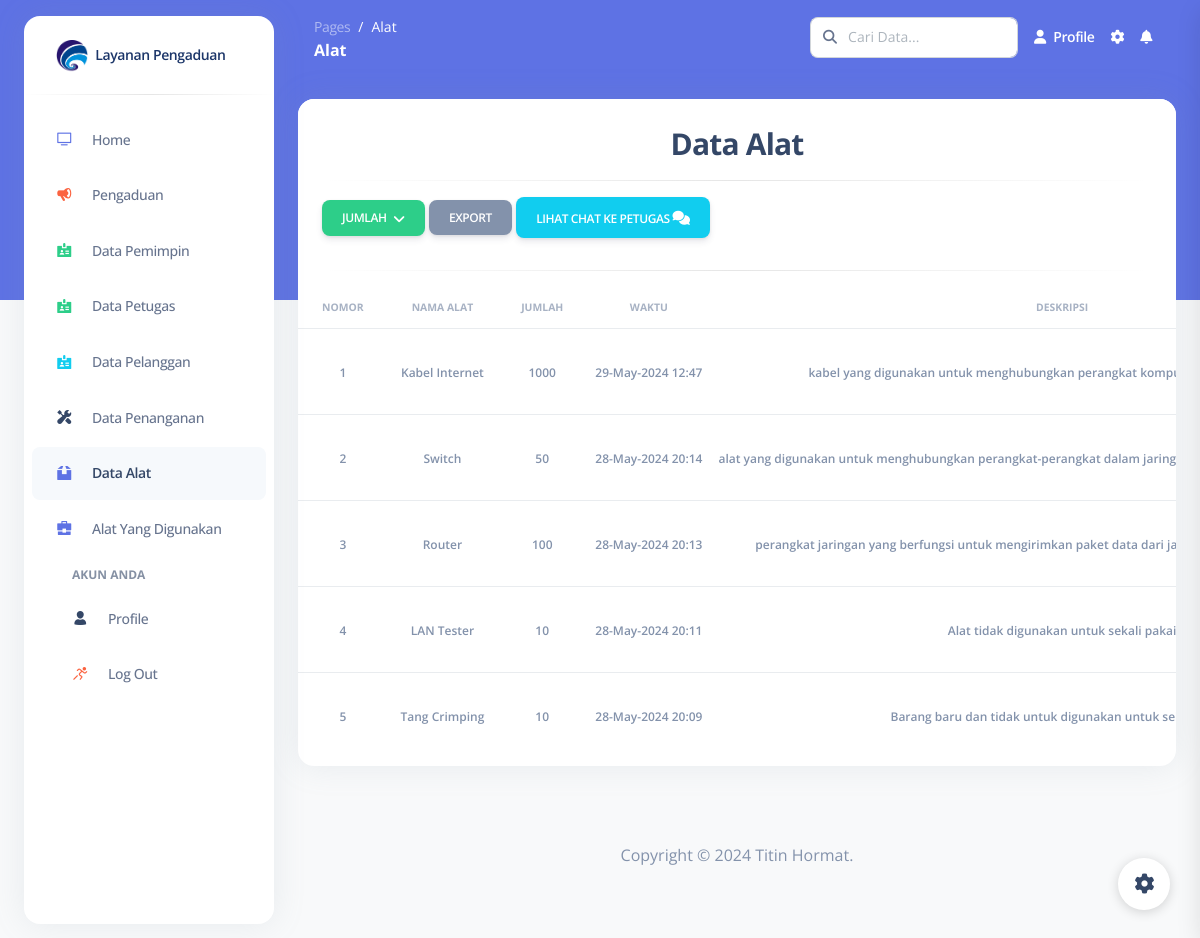
The page /pages/admin_data_alat.php (signed in) on the database its author committed.
### tables this page shows
CREATE TABLE `alat` (
  `id_alat` int(25) NOT NULL,
  `nama_alat` varchar(250) NOT NULL,
  `waktu` varchar(100) NOT NULL,
  `jumlah` varchar(100) NOT NULL,
  `deskripsi` text NOT NULL
);

### pages/admin_data_alat.php (the view, shortened to what this page needs)
<!DOCTYPE html>
<html lang="en">
<head>
    <link href="../assets/css/nucleo-icons.css" rel="stylesheet" />
    <link href="../assets/css/nucleo-svg.css" rel="stylesheet" />
    <link href="../assets/css/nucleo-svg.css" rel="stylesheet" />
    <link id="pagestyle" href="../assets/css/argon-dashboard.css?v=2.0.4" rel="stylesheet" />
</head>
<body class="g-sidenav-show   bg-gray-100">
    <aside class="sidenav bg-white navbar navbar-vertical navbar-expand-xs border-0 border-radius-xl my-3 fixed-start ms-4 " id="sidenav-main">
        <div class="sidenav-header">
            <a class="navbar-brand m-0" href="../pages/admin_home" target="_blank">
                <img src="../assets/img/logo.png" class="navbar-brand-img h-100" alt="main_logo">
                <span class="ms-1 font-weight-bold" style="color: #1c3669;">Layanan Pengaduan</span>
            </a>
        </div>
        <hr class="horizontal dark mt-0">
        <div class="collapse navbar-collapse  w-auto " id="sidenav-collapse-main">
            <ul class="navbar-nav">
                <li class="nav-item">
                    <a class="nav-link" href="../pages/admin_home">
                        <div class="icon icon-shape icon-sm border-radius-md text-center me-2 d-flex align-items-center justify-content-center">
                            <i class="ni ni-tv-2 text-primary text-sm opacity-10"></i>
                        </div>
                        <span class="nav-link-text ms-1">Home</span>
                    </a>
                </li>
                <li class="nav-item">
                    <a class="nav-link " href="../pages/admin_pengaduan">
                        <div class="icon icon-shape icon-sm border-radius-md text-center me-2 d-flex align-items-center justify-content-center">
                            <i class="ni ni-notification-70 text-warning text-sm opacity-10"></i>
                        </div>
                        <span class="nav-link-text ms-1">Pengaduan</span>
                    </a>
                </li>
                <li class="nav-item">
                    <a class="nav-link " href="../pages/admin_data_pemimpin">
                        <div class="icon icon-shape icon-sm border-radius-md text-center me-2 d-flex align-items-center justify-content-center">
                            <i class="ni ni-badge text-success text-sm opacity-10"></i>
                        </div>
                        <span class="nav-link-text ms-1">Data Pemimpin</span>
                    </a>
                </li>
                <li class="nav-item">
                    <a class="nav-link " href="../pages/admin_data_petugas">
                        <div class="icon icon-shape icon-sm border-radius-md text-center me-2 d-flex align-items-center justify-content-center">
                            <i class="ni ni-badge text-success text-sm opacity-10"></i>
                        </div>
                        <span class="nav-link-text ms-1">Data Petugas</span>
                    </a>
                </li>
                <li class="nav-item">
                    <a class="nav-link " href="../pages/admin_data_pelanggan">
                        <div class="icon icon-shape icon-sm border-radius-md text-center me-2 d-flex align-items-center justify-content-center">
                            <i class="ni ni-badge text-info text-sm opacity-10"></i>
                        </div>
                        <span class="nav-link-text ms-1">Data Pelanggan</span>
                    </a>
                </li>
                <li class="nav-item">
                    <a class="nav-link " href="../pages/admin_data_penanganan">
                        <div class="icon icon-shape icon-sm border-radius-md text-center me-2 d-flex align-items-center justify-content-center">
                            <i class="ni ni-settings text-dark text-sm opacity-10"></i>
                        </div>
                        <span class="nav-link-text ms-1">Data Penanganan</span>
                    </a>
                </li>
                <li class="nav-item">
                    <a class="nav-link active" href="../pages/admin_data_alat">
                        <div class="icon icon-shape icon-sm border-radius-md text-center me-2 d-flex align-items-center justify-content-center">
                            <i class="ni ni-box-2 text-primary text-sm opacity-10"></i>
                        </div>
                        <span class="nav-link-text ms-1">Data Alat</span>
                    </a>
                </li>
                <li class="nav-item">
                    <a class="nav-link " href="../pages/admin_data_alat_digunakan">
                        <div class="icon icon-shape icon-sm border-radius-md text-center me-2 d-flex align-items-center justify-content-center">
                            <i class="ni ni-briefcase-24 text-primary text-sm opacity-10"></i>
                        </div>
                        <span class="nav-link-text ms-1">Alat Yang Digunakan</span>
                    </a>
                </li>
            </ul>
        </div>
        <div class="sidenav-footer mx-3 ">
            <ul class="navbar-nav">
                <li class="nav-item mt-3">
                    <h6 class="ps-4 ms-2 text-uppercase text-xs font-weight-bolder opacity-6">Akun Anda</h6>
                </li>
                <li class="nav-item">
                    <a class="nav-link " href="../pages/admin_profile">
                        <div class="icon icon-shape icon-sm border-radius-md text-center me-2 d-flex align-items-center justify-content-center">
                            <i class="ni ni-single-02 text-dark text-sm opacity-10"></i>
                        </div>
                        <span class="nav-link-text ms-1">Profile</span>
                    </a>
                </li>
                <li class="nav-item">
                    <a class="nav-link " href="../pages/admin_logout">
                        <div class="icon icon-shape icon-sm border-radius-md text-center me-2 d-flex align-items-center justify-content-center">
                            <i class="ni ni-user-run text-warning text-sm opacity-10"></i>
                        </div>
                        <span class="nav-link-text ms-1">Log Out</span>
                    </a>
                </li>
            </ul>
        </div>
    </aside>
    <main class="main-content position-relative border-radius-lg ">
        <nav class="navbar navbar-main navbar-expand-lg px-0 mx-4 shadow-none border-radius-xl " id="navbarBlur" data-scroll="false">
            <div class="container-fluid py-1 px-3">
                <nav aria-label="breadcrumb">
                    <ol class="breadcrumb bg-transparent mb-0 pb-0 pt-1 px-0 me-sm-6 me-5">
                        <li class="breadcrumb-item text-sm"><a class="opacity-5 text-white" href="javascript:;">Pages</a></li>
                        <li class="breadcrumb-item text-sm text-white active" aria-current="page">Alat</li>
                    </ol>
                    <h6 class="font-weight-bolder text-white mb-0">Alat</h6>
                </nav>
                <div class="collapse navbar-collapse mt-sm-0 mt-2 me-md-0 me-sm-4" id="navbar">
                    <div class="ms-md-auto pe-md-3 d-flex align-items-center">
                        <form action="" method="GET">
                            <div class="input-group">
                                <span class="input-group-text text-body"><i class="fas fa-search" aria-hidden="true"></i></span>
                                <input type="text" name="search_query" class="form-control" placeholder="Cari Data...">
                            </div>
                        </form>
                    </div>
                    <ul class="navbar-nav  justify-content-end">
                        <li class="nav-item d-flex align-items-center">
                            <a href="admin_profile" class="nav-link text-white font-weight-bold px-0">
                                <i class="fa fa-user me-sm-1"></i>
                                <span class="d-sm-inline d-none">Profile</span>
                            </a>
                        </li>
                        <li class="nav-item px-3 d-flex align-items-center">
                            <a href="javascript:;" class="nav-link text-white p-0">
                                <i class="fa fa-cog fixed-plugin-button-nav cursor-pointer"></i>
                            </a>
                        </li>
                        <li class="nav-item dropdown pe-2 d-flex align-items-center">
                            <a href="javascript:;" class="nav-link text-white p-0" id="dropdownMenuButton" data-bs-toggle="dropdown" aria-expanded="false">
                                <i class="fa fa-bell cursor-pointer"></i>
                            </a>
                        </li>
                    </ul>
                </div>
            </div>
        </nav>
        <div class="container-fluid py-4">
            <div class="row">
                <div class="col-12">
                    <div class="card mb-4">
                        <div class="card-header pb-0">
                            <h3 class="text-center">Data Alat</h3>
                            <hr class="horizontal dark">
                            <div class="dropdown">
                                <button class="btn btn-success dropdown-toggle font-weight-bold text-xs" type="button" onclick="toggleDropdown()">
                                    JUMLAH
                                </button>
                                <a href="admin/alat/alat_export" target="_blank" class="btn btn-secondary font-weight-bold text-xs" data-toggle="tooltip" data-original-title="Edit user">
                                    EXPORT
                                </a>
                                <?php
                                include '../koneksi.php';
                                $sql = "SELECT COUNT(*) as jumlah_baru FROM topik_chat_petugas WHERE status_admin = 'baru'";
                                $result = $koneksi->query($sql);
                                $jumlah_baru = 0;
                                if ($result->num_rows > 0) {
                                    $row = $result->fetch_assoc();
                                    $jumlah_baru = $row['jumlah_baru'];
                                }
                                ?>
                                <div class="btn-with-badge">
                                    <?php if ($jumlah_baru > 0) : ?>
                                        <button onclick="kirimDataStatus()" class="btn btn-info font-weight-bold text-xs">
                                            LIHAT CHAT KE PETUGAS <i class="fas fa-comments text-white text-sm opacity-10"></i>
                                        </button>
                                        <span class="badge"><?php echo $jumlah_baru; ?></span>
                                    <?php else : ?>
                                        <a href="admin_chat_petugas" class="btn btn-info font-weight-bold text-xs">
                                            LIHAT CHAT KE PETUGAS <i class="fas fa-comments text-white text-sm opacity-10"></i>
                                        </a>
                                    <?php endif; ?>
                                </div>
                            </div>
                            <hr class="horizontal dark">
                        </div>
                        <div class="card-body px-0 pt-0 pb-2">
                            <div class="table-responsive p-0">
                                <table class="table align-items-center mb-0">
                                    <thead>
                                        <tr>
                                            <th class="text-uppercase text-center text-secondary text-xxs font-weight-bolder opacity-7">
                                                Nomor</th>
                                            <th class="text-center text-uppercase text-secondary text-xxs font-weight-bolder opacity-7">
                                                Nama Alat</th>
                                            <th class="text-center text-uppercase text-secondary text-xxs font-weight-bolder opacity-7">
                                                Jumlah</th>
                                            <th class="text-center text-uppercase text-secondary text-xxs font-weight-bolder opacity-7">
                                                Waktu</th>
                                            <th class="text-center text-uppercase text-secondary text-xxs font-weight-bolder opacity-7">
                                                Deskripsi</th>
                                        </tr>
                                    </thead>
                                    <tbody>
                                        <?php
                                        include '../koneksi.php';
                                        $query = "SELECT * FROM alat";
                                        $query .= " ORDER BY id_alat DESC";
                                        $result = mysqli_query($koneksi, $query);
                                        if (mysqli_num_rows($result) > 0) {
                                            $counter = 1;
                                            while ($row = mysqli_fetch_assoc($result)) {
                                                echo "<tr>";
                                                echo "<td class='align-middle text-center'><span class='text-secondary text-xs font-weight-bold'> $counter </span></td>";
                                                echo "<td class='align-middle text-center'><span class='text-secondary text-xs font-weight-bold'>" . $row['nama_alat'] . "</span></td>";
                                                echo "<td class='align-middle text-center'><span class='text-secondary text-xs font-weight-bold'>" . $row['jumlah'] . "</span></td>";
                                                echo "<td class='align-middle text-center'><span class='text-secondary text-xs font-weight-bold'>" . $row['waktu'] . "</span></td>";
                                                echo "<td class='align-middle text-center'><span class='text-secondary text-xs font-weight-bold'>" . $row['deskripsi'] . "</span></td>";
                                                echo "</tr>";
                                                $counter++;
                                            }
                                        } else {
                                            echo '<br><tr><td colspan="12" style="text-align: center;">Tidak ada data yang tersedia. Cobalah memasukkan kata kunci yang benar atau tambahkan data.</td></tr>';
                                        }
                                        ?>
                                    </tbody>
                                </table>
                            </div>
                        </div>
                    </div>
                </div>
            </div>
            <footer class="footer py-5">
                <div class="container">
                    <div class="row">
                        <div class="col-8 mx-auto text-center mt-1">
                            <p class="mb-0 text-secondary">
                                Copyright ©
                                Titin Hormat.
                            </p>
                        </div>
                    </div>
                </div>
            </footer>
        </div>
    </main>
    <div class="fixed-plugin">
        <a class="fixed-plugin-button text-dark position-fixed px-3 py-2">
            <i class="fa fa-cog py-2"> </i>
        </a>
    </div>
</body>
</html>

### assets/css/nucleo-svg.css (style rules this page uses)
.icon { display: inline-block; color: #111111; height: 1em; width: 1em; }
.icon-sm { height: 0.8em; width: 0.8em; }
.icon { fill: currentColor; stroke: none; }

### pages/admin_data_alat.php (style rules this page uses)
.btn-with-badge { position: relative; display: inline-block; }

### rows shown on the page
alat: nama_alat "Kabel Internet", jumlah "1000", waktu "29-May-2024 12:47", deskripsi "kabel yang digunakan untuk menghubungkan perangkat…"
alat: nama_alat "Switch", jumlah "50", waktu "28-May-2024 20:14", deskripsi "alat yang digunakan untuk menghubungkan perangkat-perangkat dalam…"
alat: nama_alat "Router", jumlah "100", waktu "28-May-2024 20:13", deskripsi "perangkat jaringan yang berfungsi untuk mengirimkan paket data dari…"
alat: nama_alat "LAN Tester", jumlah "10", waktu "28-May-2024 20:11", deskripsi "Alat tidak digunakan untuk sekali pakai"
alat: nama_alat "Tang Crimping", jumlah "10", waktu "28-May-2024 20:09", deskripsi "Barang baru dan tidak untuk digunakan untuk…"
